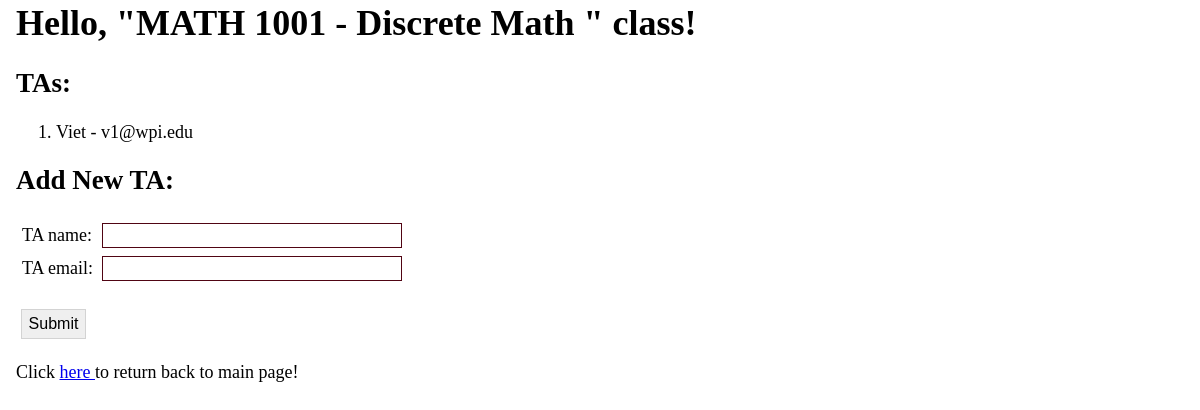
Screenshot of /course/4/assignta with the database file from the repository.
### app/models.py (models this page shows, shortened)
class Course(db.Model):
    __tablename__ = 'course'
    id = db.Column(db.Integer, primary_key=True)
    coursenum = db.Column(db.String(3))
    title = db.Column(db.String(150))
    major = db.Column(db.String(20))
    roomid = db.Column(db.Integer,db.ForeignKey('room.id'))
    tas = db.relationship(
        'TeachingAssistant', secondary=assigned,
        primaryjoin=(assigned.c.course_id == id), lazy='dynamic', overlaps="courses")
    def all_tas(self):
        return self.tas

class TeachingAssistant(db.Model):
    __tablename__ = 'teachingassistant'
    id = db.Column(db.Integer, primary_key = True)
    ta_name =  db.Column(db.String(100))
    ta_email =  db.Column(db.String(120))
    courses = db.relationship(
        'Course', secondary=assigned,
        primaryjoin=(assigned.c.ta_id == id), lazy='dynamic', overlaps="tas")

### app/routes.py (the view, shortened to what this page needs)
@app_blueprint.route('/course/<courseid>/assignta', methods = ['GET', 'POST'])
def course(courseid):
    form = TAForm()
    thecourse = Course.query.session.get(Course,courseid)
    return render_template('course.html', form = form, current_course = thecourse)

### app/forms.py
class TAForm(FlaskForm):
    ta_name = StringField(label= "TA name:", validators=[DataRequired()])
    ta_email = StringField(label= "TA email:", validators=[DataRequired(), Email()])
    submit = SubmitField('Submit')

### app/templates/course.html (shortened to what this page needs)
<head>
  <link rel="stylesheet" href="{{ url_for('static', filename='css/main.css') }}">
</head>
<h1>Hello, "{{current_course.major}} {{current_course.coursenum}} - {{current_course.title}} " class!</h1>
<h2>TAs:</h2>
    <ol>
      {% for ta in current_course.all_tas() %}
        <li>
            {{ta.ta_name}} -  {{ta.ta_email}}
        </li>
      {% endfor %}
    </ol>
<h2>Add New TA:</h2>
    <form method="POST">
      <table>
      <tr> <td>{{ form.ta_name.label(class = "formlabels")}} </td>
      <td class='tcolumn'> {{ form.ta_name(class='forminput')}} </td>
      </tr>
      <tr><td>{{ form.ta_email.label(class="formlabels")}} </td>
        <td class='tcolumn'> {{ form.ta_email(class='forminput')}} </td>
      </tr>
      </table>
    <p>{{ form.submit(class='button')}}</p>
    </form>
<p>Click <a href=" {{url_for('app.index')}}"> here </a> to return back to main page!</p>

### app/static/css/main.css (style rules this page uses)
.button { width : 65px; padding : 3px; font-size: 16px; margin : 5px; padding : 5px; border: 1px solid lightgray; }
.formlabels { margin : 2px; padding : 1px; font-size: 18px; }
.forminput { width: 100%; margin : 2px; padding : 1px; font-size: 18px; box-sizing: border-box; display: block; border:1px solid rgb(80, 4, 19); }
.tcolumn { width: 300px; }

### rows the page displays
Course: major "MATH", coursenum "1001", title "Discrete Math"
TeachingAssistant: ta_name "Viet", ta_email "v1@wpi.edu"
